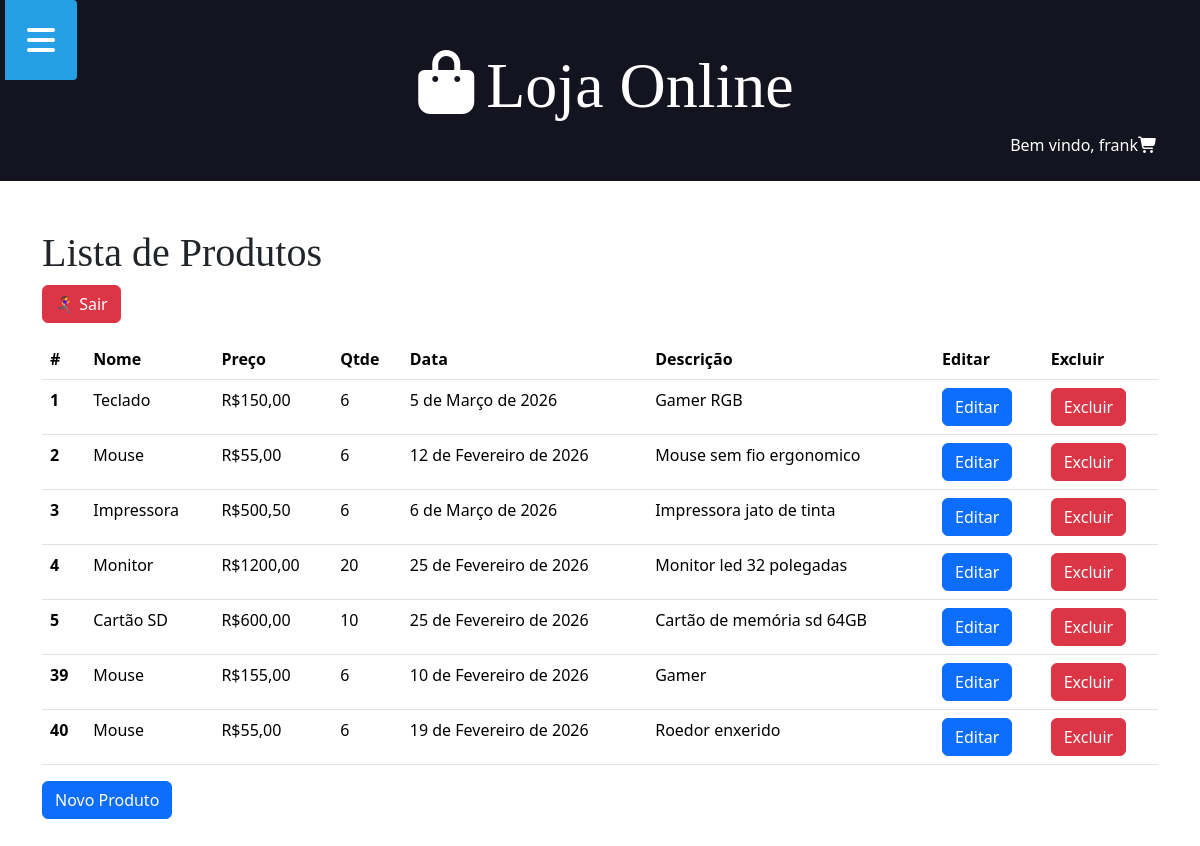
Before: /produto (signed in) with the older database file.
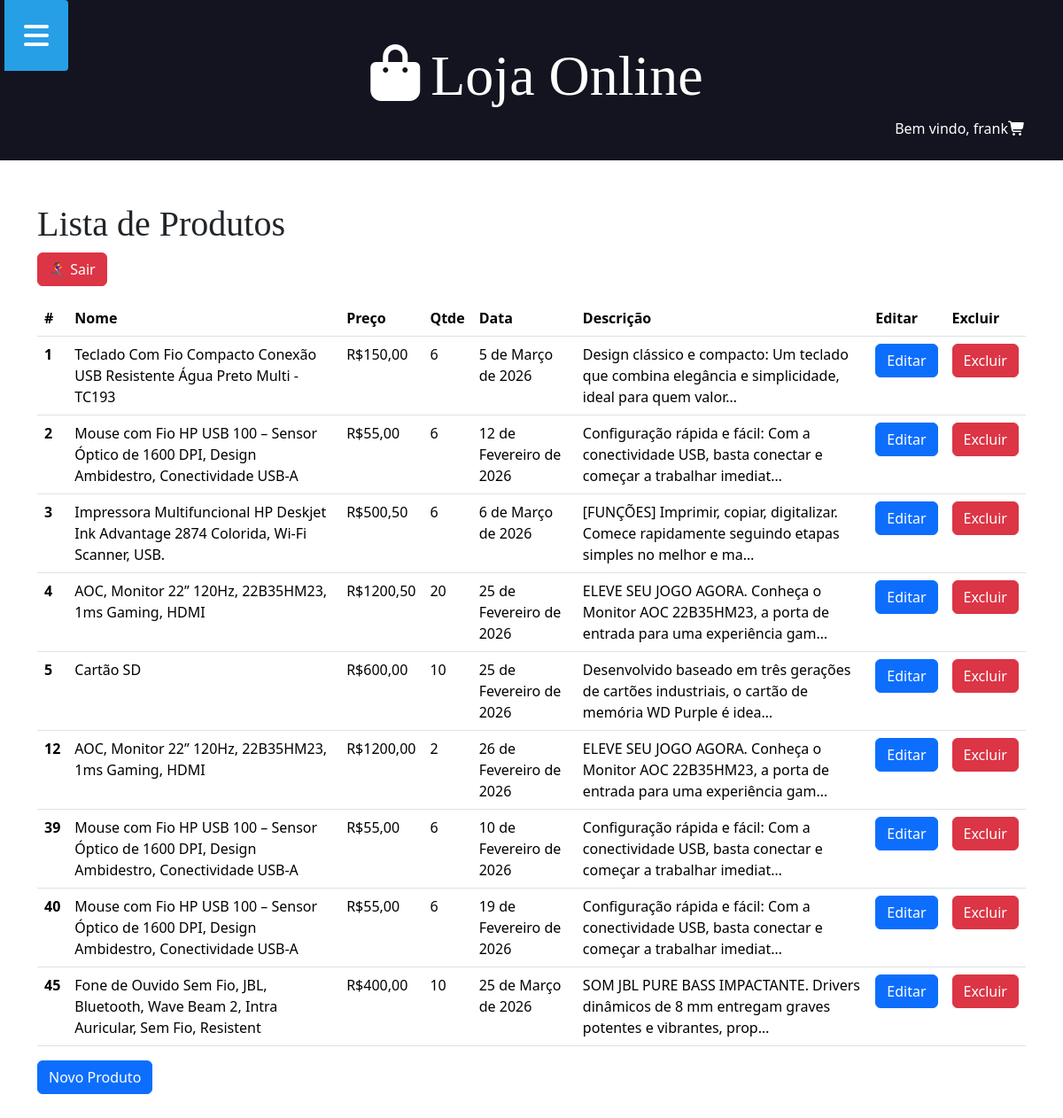
After: the same page with the newer database file.
### aplicacao/models.py (models this page shows, shortened)
class Produto(models.Model):
    nome = models.CharField(max_length=100, null=True, blank=True)
    preco = models.DecimalField(decimal_places=2, max_digits=10, null=True, blank=True)
    qtde = models.IntegerField(null=True, blank=True)
    descricao = models.TextField(null=True, blank=True)
    data = models.DateField(null=True, blank=True)
    imagem = models.ImageField(upload_to='produtos/', null=True, blank=True)

### aplicacao/views.py (the view)
# urls.py: path('produto', produto, name="urlproduto"),
@login_required(login_url="urlentrar")
def produto(request):
    produtos = Produto.objects.all()
    context = {'produtos': produtos}
    return render(request, "produto.html", context)

### aplicacao/templates/produto.html (shortened to what this page needs)
{% extends 'global/base.html' %}
{% block content %}
  <div class="container">
    <h1>Lista de Produtos</h1>
    <div class="mb-3">
      <a href="{% url 'urlsair' %}" class="btn btn-danger">🏃‍♀️‍➡️ Sair</a>
    </div>
    <table class="table table-hover">
      <thead>
        <tr>
          <th scope="col">#</th>
          <th scope="col">Nome</th>
          <th scope="col">Preço</th>
          <th scope="col">Qtde</th>
          <th scope="col">Data</th>
          <th scope="col">Descrição</th>
          <th scope="col">Editar</th>
          <th scope="col">Excluir</th>
        </tr>
      </thead>
      {% for p in produtos %}
        <tbody>
          <tr>
            <th scope="row">{{ p.id }}</th>
            <td>{{ p.nome }}</td>
            <td>R${{ p.preco }}</td>
            <td>{{ p.qtde }}</td>
            <td>{{ p.data }}</td>
            <td>{{ p.descricao | truncatechars:100 }}</td>
            <td>
              <form action="{% url 'urleditarProduto' p.id %}" method="GET">
                <input type="submit" value="Editar" class="btn btn-primary" />
              </form>
            </td>
            <td>
              <form action="{% url 'urlexcluirProduto' p.id %}" method="POST">
                <input type="submit" value="Excluir" class="btn btn-danger" />
              </form>
            </td>
          </tr>
        </tbody>
      {% endfor %}
    </table>
    <form action="{% url 'urlcadastrarProduto' %}" method="POST">
      <input type="submit" value="Novo Produto" class="btn btn-primary" />
    </form>
  </div>
{% endblock %}

### aplicacao/templates/global/base.html (shortened to what this page needs)
{% load bootstrap5 %}
{% load static %}
<!DOCTYPE html>
<html lang="pt-br">
<head>
    <link rel="stylesheet" href="https://cdnjs.cloudflare.com/ajax/libs/font-awesome/7.0.1/css/all.min.css">
    <link rel="stylesheet" href="{% static 'css/styles.css' %}">
    {% bootstrap_css %}
</head>
<body>
    {% include 'global/menu.html' %}
    {% include 'global/header.html' %}
    {% block content %}
    {% endblock %}
</body>
</html>

### aplicacao/templates/global/menu.html (shortened to what this page needs)
<button class="button-show-menu button-show-menu-visible">
  <i class="fas fa-bars"></i>
</button>

### aplicacao/templates/global/header.html
<header class="main-header-container">
    <div class="main-header container">
        <h1>
            <a class="main-logo" href="{% url 'urlindex' %}">
                <i class="fas fa-regular fa-bag-shopping main-logo-icon"></i>
                <span class="main-logo-text">Loja Online</span>
            </a>
        </h1>
        <div class="boasvindas">
            {% if user.is_authenticated %}
                <span class="text-welcome">Bem vindo, {{ user.username }}</span>
                <i class="fa-solid fa-cart-shopping"></i>
            {% endif %}
        </div>
    </div>
</header>

### static/css/styles.css (style rules this page uses)
.container { max-width: 144rem; margin: 0 auto; padding: 3rem; }
.main-header-container { background: #13141f; }
h1, h2, h3, h4, h5, h6 { font-family: 'Roboto Slab', serif; }
.main-logo { font-size: 4rem; color: #fff; text-decoration: none; display: flex; align-items: center; justify-content: center; width: fit-content; margin: 0 auto; }
.button-show-menu { position: fixed; left: 265px; top: 0; color: #fff; background-color: #269fe6; border: none; font-size: 2rem; z-index: 3; padding: 1rem; visibility: hidden; opacity: 0; transition: all 300ms ease-in-out; border-radius: 0 4px 4px 0; cursor: pointer; }
.button-show-menu-visible { visibility: visible; opacity: 1; left: 5px; }
.boasvindas { float: right; font-size: 1rem; color: #fff; text-decoration: none; display: flex; align-items: center; justify-content: center; width: fit-content; margin: 0 auto; }

Changed rows visible on the page:
changed Produto id 1: nome "Teclado" → "Teclado Com Fio Compacto Conexão USB Resistente Água Preto Multi - TC193"; descricao "Gamer RGB" → "Design clássico e compacto: Um teclado que combina elegância e simplicidade, ideal para quem valor…"
changed Produto "12 de Fevereiro de 2026": nome "Mouse" → "Mouse com Fio HP USB 100 – Sensor Óptico de 1600 DPI, Design Ambidestro, Conectividade USB-A"; descricao "Mouse sem fio ergonomico" → "Configuração rápida e fácil: Com a conectividade USB, basta conectar e começar a trabalhar imediat…"
changed Produto id 3: nome "Impressora" → "Impressora Multifuncional HP Deskjet Ink Advantage 2874 Colorida, Wi-Fi Scanner, USB."; descricao "Impressora jato de tinta" → "[FUNÇÕES] Imprimir, copiar, digitalizar. Comece rapidamente seguindo etapas simples no melhor e ma…"
changed Produto id 4: nome "Monitor" → "AOC, Monitor 22” 120Hz, 22B35HM23, 1ms Gaming, HDMI"; preco "1200,00" → "1200,50"; descricao "Monitor led 32 polegadas" → "ELEVE SEU JOGO AGORA. Conheça o Monitor AOC 22B35HM23, a porta de entrada para uma experiência gam…"
changed Produto "Cartão SD": descricao "Cartão de memória sd 64GB" → "Desenvolvido baseado em três gerações de cartões industriais, o cartão de memória WD Purple é idea…"
added Produto: id "12", nome "AOC, Monitor 22” 120Hz, 22B35HM23, 1ms Gaming, HDMI", preco "1200,00", qtde "2", data "26 de Fevereiro de 2026", descricao "ELEVE SEU JOGO AGORA. Conheça o Monitor AOC 22B35HM23, a porta de entrada para uma experiência gam…"
changed Produto "10 de Fevereiro de 2026": nome "Mouse" → "Mouse com Fio HP USB 100 – Sensor Óptico de 1600 DPI, Design Ambidestro, Conectividade USB-A"; preco "155,00" → "55,00"; descricao "Gamer" → "Configuração rápida e fácil: Com a conectividade USB, basta conectar e começar a trabalhar imediat…"
changed Produto "19 de Fevereiro de 2026": nome "Mouse" → "Mouse com Fio HP USB 100 – Sensor Óptico de 1600 DPI, Design Ambidestro, Conectividade USB-A"; descricao "Roedor enxerido" → "Configuração rápida e fácil: Com a conectividade USB, basta conectar e começar a trabalhar imediat…"
added Produto: id "45", nome "Fone de Ouvido Sem Fio, JBL, Bluetooth, Wave Beam 2, Intra Auricular, Sem Fio, Resistent", preco "400,00", qtde "10", data "25 de Março de 2026", descricao "SOM JBL PURE BASS IMPACTANTE. Drivers dinâmicos de 8 mm entregam graves potentes e vibrantes, prop…"
